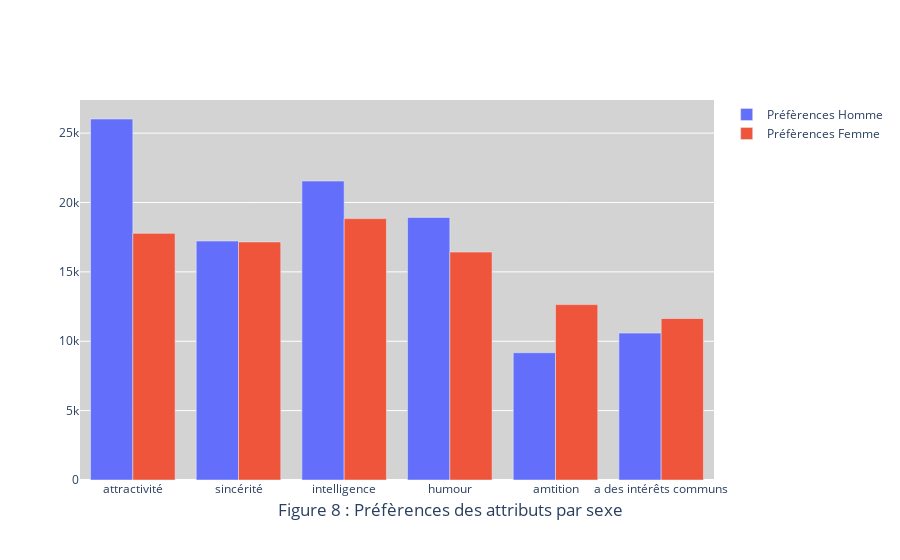

The notebook cell saved with this chart:
### Code cell
fig = go.Figure(data=[
    go.Bar(name='Préfèrences Homme', 
           x = attributes_list, 
           y=vague6_9.groupby('gender')[attributes_list].sum().values[1]),
    go.Bar(name='Préfèrences Femme', 
           x = attributes_list, 
           y=vague6_9.groupby('gender')[attributes_list].sum().values[0])
])

# Changer le mode de barre

fig.update_layout(title={
                  'text': "Figure 8 : Préfèrences des attributs par sexe",
                  'y':0.1,
                  'x':0.5,
                  'xanchor': 'center',
                  'yanchor': 'top'},
                  barmode='group', 
                  plot_bgcolor='lightgrey',
                 )
fig.show()

### Figure 1 — Plotly figure (JSON) as saved in the notebook; plotly's stock layout.template omitted (floating-point values rounded to 4 significant figures)
{"data": [{"name": "Préfèrences Homme", "type": "bar", "x": ["attractivité", "sincérité", "intelligence", "humour", "amtition", "a des intérêts communs"], "y": [26020.0, 17220.0, 21540.0, 18930.0, 9173.0, 10590.0]}, {"name": "Préfèrences Femme", "type": "bar", "x": ["attractivité", "sincérité", "intelligence", "humour", "amtition", "a des intérêts communs"], "y": [17770.0, 17160.0, 18840.0, 16430.0, 12640.0, 11640.0]}], "layout": {"autosize": true, "barmode": "group", "plot_bgcolor": "lightgrey", "title": {"text": "Figure 8 : Préfèrences des attributs par sexe", "x": 0.5, "xanchor": "center", "y": 0.1, "yanchor": "top"}, "xaxis": {"autorange": true, "range": [-0.5, 5.5], "type": "category"}, "yaxis": {"autorange": true, "range": [0, 27390.0], "type": "linear"}}}
